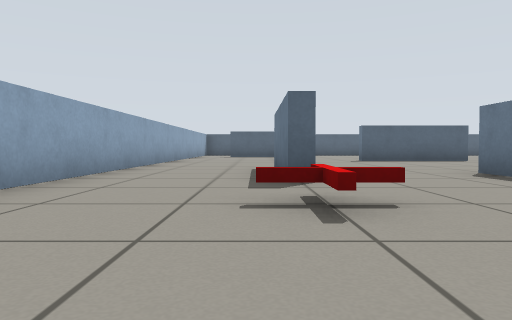
view 1 (above)

16 first-person views from a walk through a Gazebo world. The camera is 0.39 m above the floor, tilts 2° down and sees 70° across. The floor is counted in squares, 1 m on a side. Each view is taken from the middle of a square. On the plan, view 1 faces up. The plan holds only what a view shows up to about 9 squares ahead; the rest is blank.

view 2
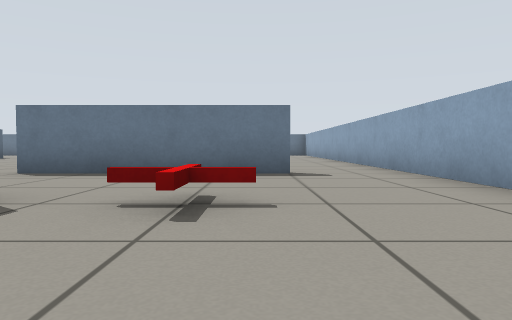

view 3
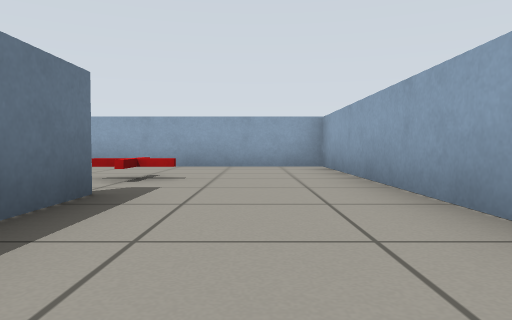

view 4
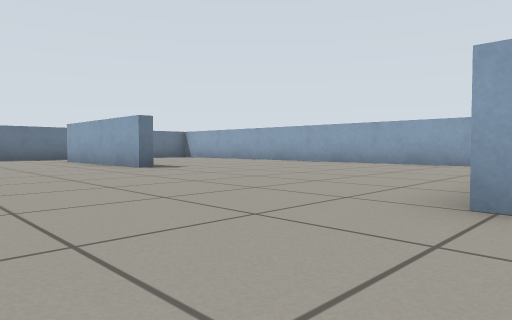

view 5
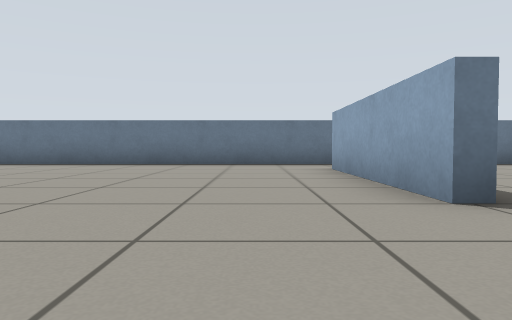

view 6
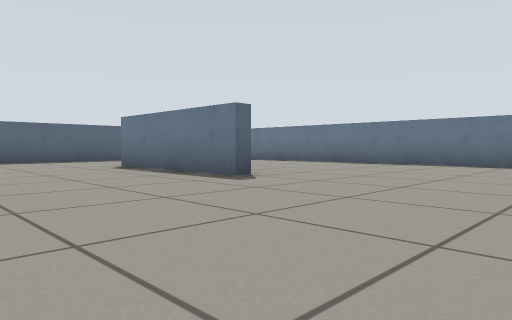

view 7
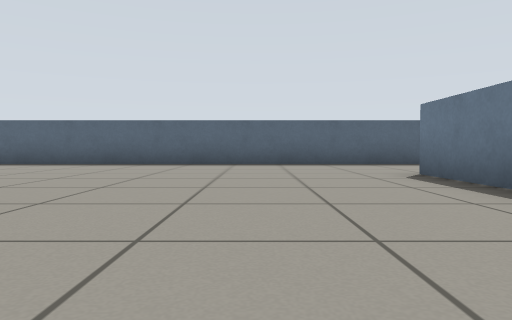

view 8
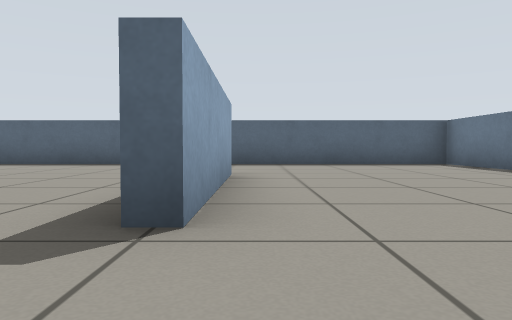

view 9
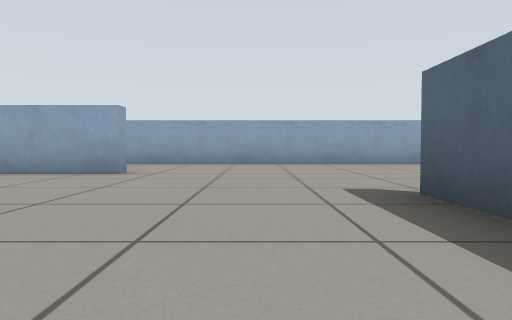

view 10
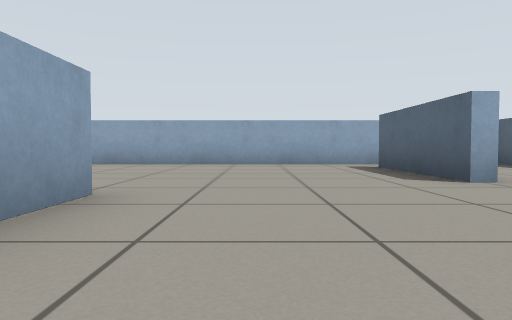

view 11
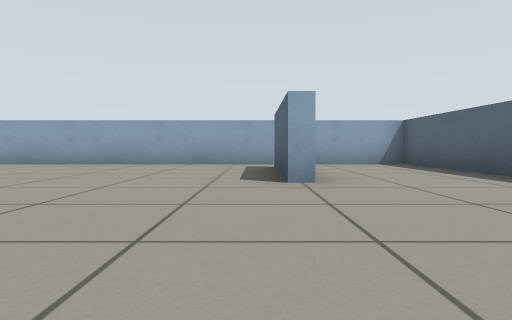

view 12
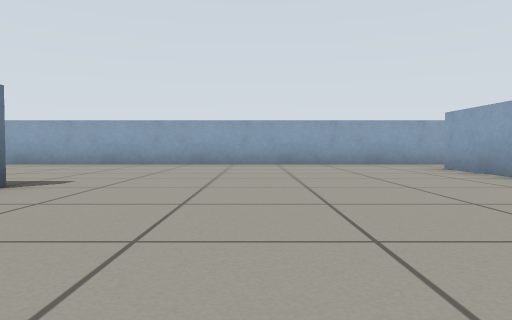

view 13
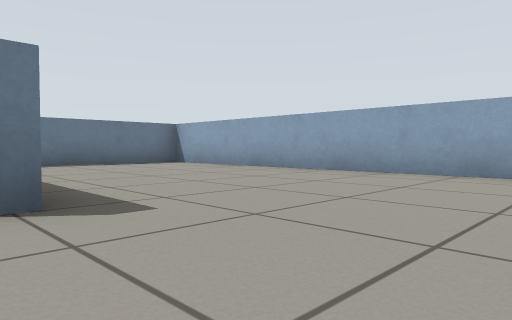

view 14
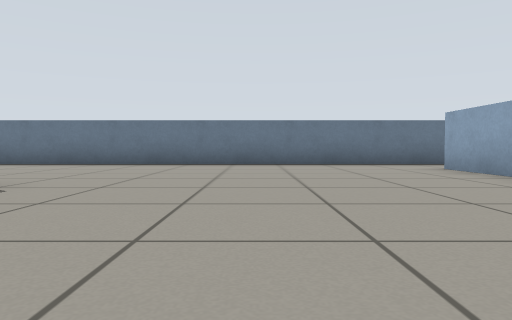

view 15
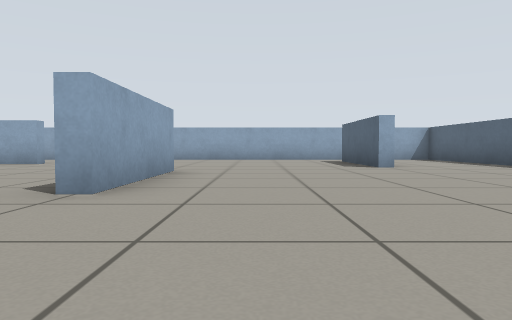

view 16
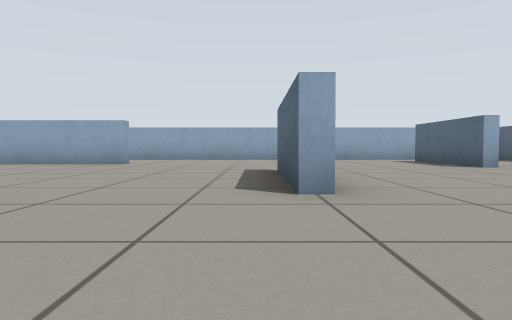

### Floor plan
Points are (right, up) in squares from view 1. A wall is a line through its corners. A room is listed if a view was taken in it or the views show most of it. See-through windows are left out.
Room 1 (views 1, 2)
walls: (0.7, 5.5) (0.7, 4) (0.3, 4) (0.3, 6.8); (3.4, 1.4) (3.4, 5.5); (-2.4, 7.5) (-2.4, -0.4) (3.6, -0.4)
ways out: opening at (-1.5, 6.5) to room 2; opening at (1.5, 4.5) to room 2; opening at (3, 0.5) to room 2; gap at (0, 4)
objects: marker (0, 2) to (1, 3)
Room 2 (views 3, 4, 5, 6, 7, 8, 9, 10, 11, 12, 13, 14, 15, 16)
walls: (2.9, 10.7) (6, 10.7) (6, 10.4) (2.9, 10.4); (9.5, 4.2) (9.5, 4.6) (13.5, 4.6); (10.7, 14.2) (10.7, 10.7) (10.4, 10.7) (10.4, 14.2); (3.6, 3.2) (3.6, 1.5); (0.2, 7) (0.7, 7) (0.7, 5.5); (2, 14.7) (2, 14.4) (-1.1, 14.4); (3.6, -0.4) (14.5, -0.4); (15.4, 0.1) (15.4, 17.4) (-2.4, 17.4) (-2.4, 7.5)
ways out: opening at (-1.5, 6.5) to room 1; opening at (1.5, 4.5) to room 1; opening at (3, 0.5) to room 1

Where each view was taken, in squares from view 1:
view 1: 0 up, 0 right, facing up
view 2: 2 up, 2 left, facing right
view 3: 7 up, 1 left, facing down
view 4: 8 up, 3 right, facing down-right
view 5: 6 up, 7 right, facing right
view 6: 7 up, 7 right, facing up-right
view 7: 9 up, 8 right, facing up
view 8: 9 up, 11 right, facing up
view 9: 9 up, 6 right, facing left
view 10: 12 up, 6 right, facing left
view 11: 14 up, 6 right, facing left
view 12: 8 up, 7 right, facing down
view 13: 5 up, 7 right, facing down-right
view 14: 8 up, 7 right, facing right
view 15: 12 up, 9 right, facing left
view 16: 10 up, 9 right, facing left
